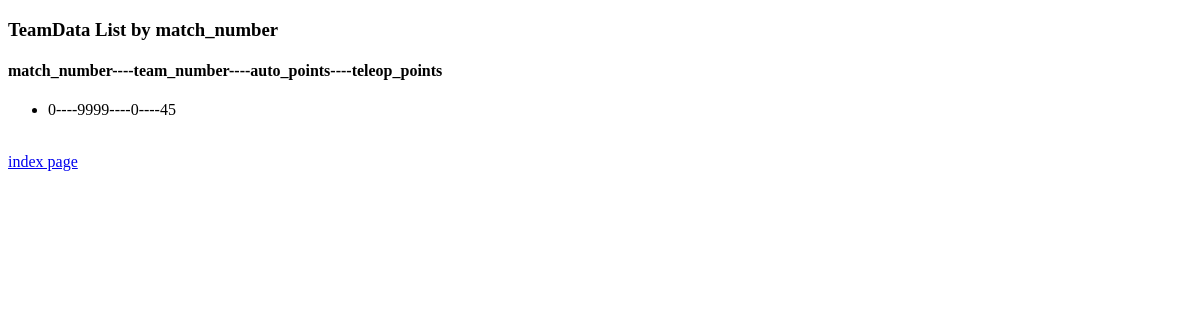
/scouting/teamdata_list/, run on an earlier commit of the app's database.
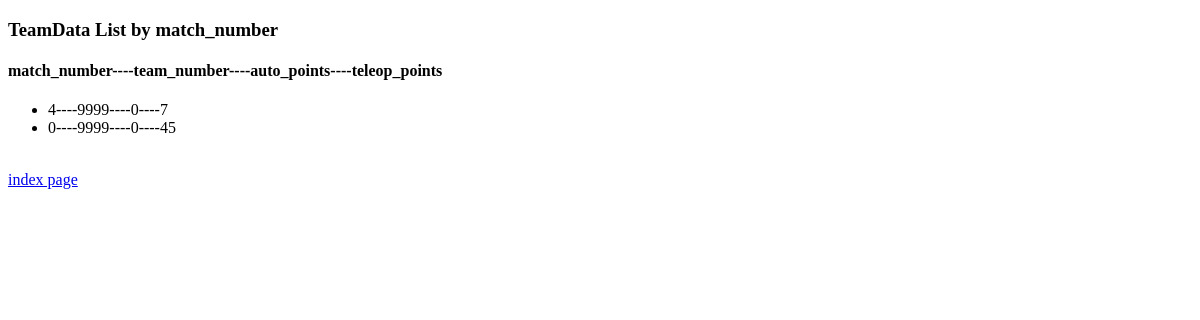
And on a later commit of the database.
### scouting/models.py (models this page shows, shortened)
class TeamData(models.Model):
    scouter_name = models.CharField(default="unidentified scouter", max_length=32) #name must be less than 32 characters
    match_number = models.PositiveIntegerField(default=0) #should be made sure to be filled!
    team_number = models.PositiveIntegerField(default=10000001) #stores team's number, MUST BE FILLED IN! if not, it will default to 10000001 (probably won't exist for a while)
    catches = models.PositiveIntegerField(default=0)
    truss = models.PositiveIntegerField(default=0)
    assists = models.PositiveIntegerField(default=0)
    auto_points = models.PositiveIntegerField(default=0)
    teleop_points = models.PositiveIntegerField(default=0)
    total_points = models.PositiveIntegerField(default=0)
    comments = models.TextField(default="No Comments in Entry")

### scouting/views.py (the view)
def teamdata_list(request):
    list_by_match = TeamData.objects.order_by('-match_number')[0:]
    context = {'list_by_match_context':list_by_match}
    return render(request, "scouting/teamdata_list.html", context)

### scouting/templates/scouting/teamdata_list.html
<!DOCTYPE html>
<html>
	<head><title>TeamData List</title></head>
	<body>
		<h3>TeamData List by match_number</h3>
		<h4>match_number----team_number----auto_points----teleop_points</h4>
		{% if list_by_match_context %}
		<ul>
			{% for data in list_by_match_context %}
			<li>{{ data.match_number }}----{{ data.team_number }}----{{ data.auto_points }}----{{ data.teleop_points }}</li>
			{% endfor %}
		</ul><br />
		{% else %}
			<strong> there is no team data, strange. </strong><br />
		{% endif %}
		<a href="/scouting/">index page</a>
	</body>
</html>

What changed in the data, as far as the page shows it:
added TeamData: match_number "4", team_number "9999", auto_points "0", teleop_points "7"
